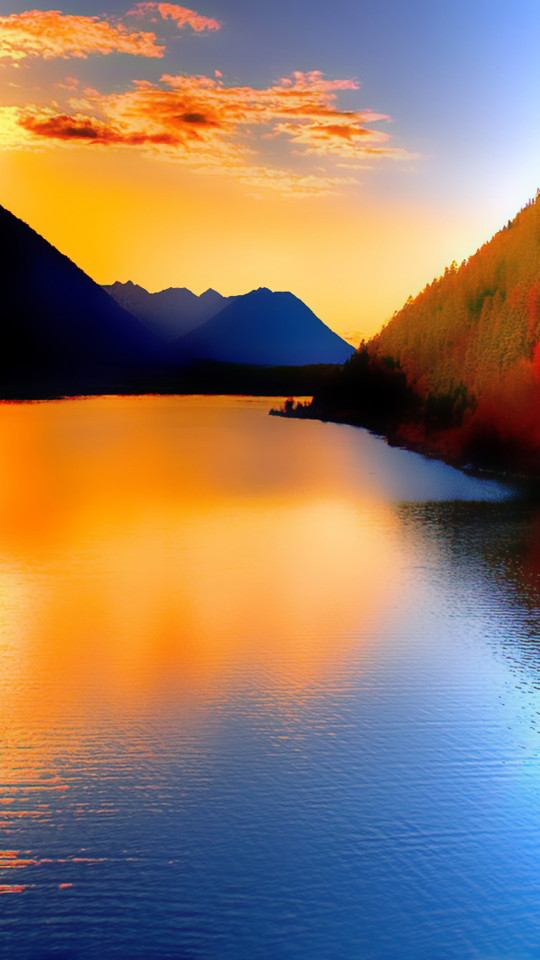
#> input picture Scenery.jpg, 1080 x 1920 px (shown at 1/2 size)
$ python 'Photo Manipulation.py'
#> lines starting #> are read from the running program, lines starting #| are printed output that depends on the picture
#Photo Manipulation

# import opencv
import cv2

# Read the original image
image = cv2.imread('Scenery.jpg')
#> image is the input picture: shape (1920, 1080, 3); mean B, G, R 102.9, 122.5, 147.8

# Define the desired height and width
desired_height = 500
desired_width = 300

# Resize the original image
resized_original = cv2.resize(image, (desired_width, desired_height))
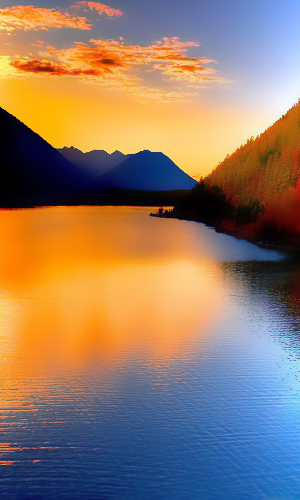
#> resized_original: shape (500, 300, 3); mean B, G, R 102.8, 122.4, 147.7

# Convert the original image to grayscale
gray_image = cv2.cvtColor(resized_original, cv2.COLOR_BGR2GRAY)
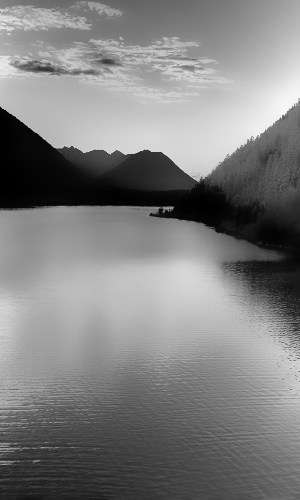
#> gray_image: shape (500, 300); min 0, max 247, mean 127.7

# Resize the grayscale image
resized_gray = cv2.resize(gray_image, (desired_width, desired_height))

# Display the original and resized images
cv2.imshow('Original Image', resized_original)
cv2.imshow('Resized Grayscale Image', resized_gray)
cv2.waitKey(0)

cv2.destroyAllWindows()
